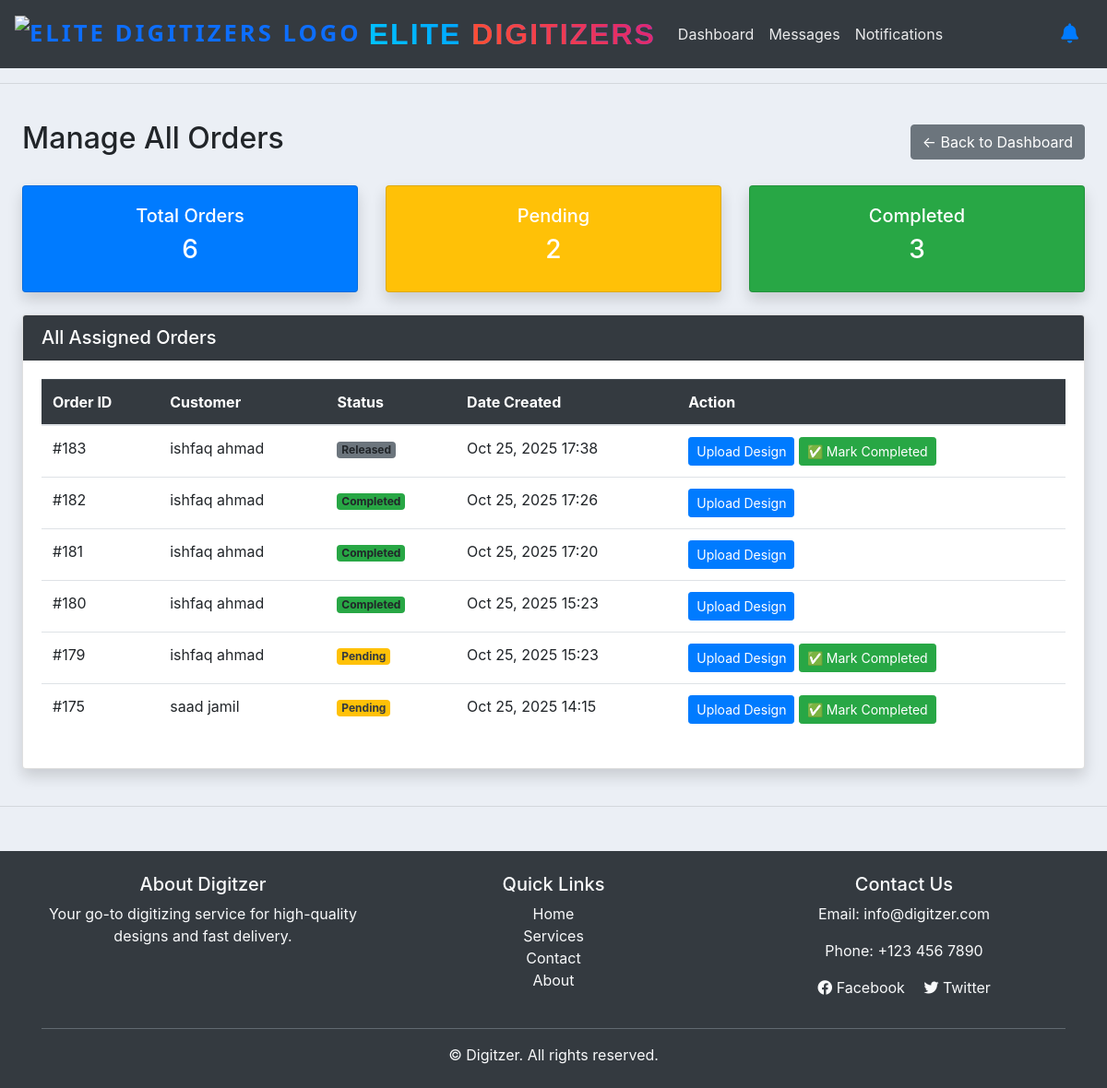
Page /designer/manage-orders/ (signed in) on the committed database.
### accounts/models.py (models this page shows, shortened)
class Order(models.Model):
    STATUS = (
        ('Pending', 'Pending'),
        ('Out for delivery', 'Out for delivery'),
        ('Delivered', 'Delivered'),
        ('Quote Requested', 'Quote Requested'),
        ('Active', 'Active'),
        ('Completed', 'Completed'),
        ('Released', 'Released'),
    )
    ORDER_TYPE = (
        ('Digitizing', 'Digitizing'),
        ('Vector', 'Vector'),
        ('Patch', 'Patch'),
        ('Quote', 'Quote'),
    )
    PAYMENT_STATUS = (
        ('Pending', 'Pending'),
        ('Paid', 'Paid'),
        ('Refunded', 'Refunded'),
    )
    REVIEW_STATUS = (
    ('Pending', 'Pending'),
    ('Approved', 'Approved'),
    ('Rejected', 'Rejected'),
    )
    PLACEMENT_CHOICES = [
        ('Apron', 'Apron'),
        ('Bags', 'Bags'),
        ('Cap', 'Cap'),
        ('Cap Side', 'Cap Side'),
        ('Cap Back', 'Cap Back'),
        ('Chest', 'Chest'),
        ('Gloves', 'Gloves'),
        ('Jacket Back', 'Jacket Back'),
        ('Patches', 'Patches'),
        ('Sleeve', 'Sleeve'),
        ('Towel', 'Towel'),
        ('Visor', 'Visor'),
        ('Other', 'Other'),
    ]
    FABRIC_CHOICES = [
        ('Blanket', 'Blanket'),
        ('Canvas', 'Canvas'),
        ('Canis', 'Canis'),
        ('Cotton Woven', 'Cotton Woven'),
        ('Denim', 'Denim'),
        ('Felt', 'Felt'),
        ('Flannel', 'Flannel'),
        ('Fleece', 'Fleece'),
        ('Leather', 'Leather'),
        ('Nylon', 'Nylon'),
        ('Pique', 'Pique'),
        ('Polyester', 'Polyester'),
        ('Silk', 'Silk'),
        ('Single Jersey', 'Single Jersey'),
        ('Towel', 'Towel'),
        ('Twill', 'Twill'),
        ('Other', 'Other'),
    ]
    FORMAT_CHOICES = [
        ('100', '100'),
        ('cdr', 'cdr'),
        ('cdn', 'cdn'),
        ('dsb', 'dsb'),
        ('dst', 'dst'),
        ('dsz', 'dsz'),
        ('emb', 'emb'),
        ('exp', 'exp'),
        ('jef', 'jef'),
        ('ksm', 'ksm'),
        ('ofm', 'ofm'),
        ('pes', 'pes'),
        ('pxf', 'pxf'),
        ('pof', 'pof'),
        ('tap', 'tap'),
        ('xxx', 'xxx'),
        ('other', 'Other'),
    ]
    customer = models.ForeignKey(Customer, on_delete=models.CASCADE)
    product = models.ForeignKey(Product, null=True, on_delete=models.SET_NULL)
    order_type = models.CharField(max_length=50, choices=ORDER_TYPE, null=True, blank=True)
    date_created = models.DateTimeField(auto_now_add=True, null=True)
    status = models.CharField(max_length=200, null=True, choices=STATUS)
    Additional_information = models.TextField(blank=True, null=True)
    design_file = models.FileField(upload_to='designs/', null=True, blank=True)
    invoice_file = models.FileField(upload_to='invoices/', null=True, blank=True)
    quantity = models.PositiveIntegerField(default=1)
    fabric_material = models.CharField(max_length=100, blank=True, null=True, choices=FABRIC_CHOICES)
    Required_Format = models.CharField(max_length=100, blank=True, null=True, default='DST', choices=FORMAT_CHOICES)
    urgent = models.BooleanField(default=False)
    price = models.DecimalField(max_digits=10, decimal_places=2, blank=True, null=True, default=0.00)
    Height = models.CharField(max_length=100, blank=True, null=True, default='standard')
    Width = models.CharField(max_length=100, blank=True, null=True, default='standard')
    total_colors = models.PositiveIntegerField(null=True ,blank=True)
    turnaround_time = models.CharField(max_length=100, blank=True, null=True)
    placement = models.CharField(max_length=100, blank=True, null=True, choices=PLACEMENT_CHOICES)
    released = models.BooleanField(default=False)  # For release_projects
    payment_status = models.CharField(max_length=20, choices=PAYMENT_STATUS, default='Pending')  # For follow-up payments
    date_completed = models.DateTimeField(null=True, blank=True)  # Optional: track completion time
    review_status = models.CharField(max_length=20, choices=REVIEW_STATUS, default='Pending')
    review_comment = models.TextField(blank=True, null=True)
    design_file = models.FileField(upload_to='designs/', blank=True, null=True)
    assigned_designer = models.ForeignKey(User, on_delete=models.SET_NULL, null=True, blank=True, related_name='designer_orders')

class Customer(models.Model):
    user = models.OneToOneField(
        User, null=True, blank=True,
        on_delete=models.CASCADE,
        related_name="customer_profile"
    )
    name = models.CharField(max_length=200)
    designer = models.ForeignKey(
        'Designer', null=True, blank=True,
        on_delete=models.SET_NULL,
        related_name='orders'
    )
    profile_pic = models.ImageField(
        upload_to='profile_pics/',
        null=True,
        blank=True,
        default='profile_pics/default.png'
    )
    sales_rep = models.ForeignKey('SalesRepresentative', null=True, blank=True, on_delete=models.SET_NULL)
    phone = models.CharField(max_length=200)
    email = models.CharField(max_length=200)
    date_created = models.DateTimeField(auto_now_add=True, null=True)

### accounts/views.py (the view)
# urls.py: path("designer/manage-orders/", views.designer_manage_orders, name="design_manage_orders"),   #this
@login_required
def designer_manage_orders(request):
    all_orders = Order.objects.filter(assigned_designer=request.user)
    status = request.GET.get('status', None)
    orders = all_orders.order_by('-date_created')
    if status:
        orders = orders.filter(status=status)
    counts = {
        'total': all_orders.count(),
        'pending': all_orders.filter(status='Pending').count(),
        'completed': all_orders.filter(status='Completed').count()
    }
    return render(request, 'accounts/design_manage_orders.html', {
        'orders': orders,
        'status_filter': status,
        'counts': counts
    })

### templates/accounts/design_manage_orders.html
{% extends 'accounts/main.html' %}
{% block content %}
<div class="container-fluid p-4">
    <div class="d-flex justify-content-between align-items-center mb-4">
        <h2>Manage All Orders</h2>
        <a href="{% url 'designer-dashboard' %}" class="btn btn-secondary">
            ← Back to Dashboard
        </a>
    </div>
    <div class="row mb-4">
        <div class="col-md-4">
            <div class="card text-white bg-primary shadow">
                <div class="card-body text-center">
                    <h5>Total Orders</h5>
                    <h3>{{ counts.total }}</h3>
                </div>
            </div>
        </div>
        <div class="col-md-4">
            <div class="card text-white bg-warning shadow">
                <div class="card-body text-center">
                    <h5>Pending</h5>
                    <h3>{{ counts.pending }}</h3>
                </div>
            </div>
        </div>
        <div class="col-md-4">
            <div class="card text-white bg-success shadow">
                <div class="card-body text-center">
                    <h5>Completed</h5>
                    <h3>{{ counts.completed }}</h3>
                </div>
            </div>
        </div>
    </div>
    <div class="card shadow">
        <div class="card-header bg-dark text-white">
            <h5 class="mb-0">All Assigned Orders</h5>
        </div>
        <div class="card-body">
            <table class="table table-hover align-middle">
                <thead class="table-dark">
                    <tr>
                        <th>Order ID</th>
                        <th>Customer</th>
                        <th>Status</th>
                        <th>Date Created</th>
                        <th>Action</th>
                    </tr>
                </thead>
                <tbody>
                    {% for order in orders %}
                    <tr>
                        <td>#{{ order.id }}</td>
                        <td>{{ order.customer.name }}</td>
                        <td>
                            {% if order.status == "Pending" %}
                                <span class="badge bg-warning text-dark">Pending</span>
                            {% elif order.status == "Completed" %}
                                <span class="badge bg-success">Completed</span>
                            {% else %}
                                <span class="badge bg-secondary">{{ order.status }}</span>
                            {% endif %}
                        </td>
                        <td>{{ order.date_created|date:"M d, Y H:i" }}</td>
                        <td>
                            <a href="{% url 'upload_design' order.id %}" class="btn btn-primary btn-sm">
                                Upload Design
                            </a>
                            {% if order.status != "Completed" %}
                                <a href="{% url 'mark-design-completed' order.id %}" class="btn btn-success btn-sm ms-1">
                                    ✅ Mark Completed
                                </a>
                            {% endif %}
                        </td>
                    </tr>
                    {% empty %}
                    <tr>
                        <td colspan="5" class="text-center">No assigned orders found.</td>
                    </tr>
                    {% endfor %}
                </tbody>
            </table>
        </div>
    </div>
</div>
{% endblock %}

### static/css/main.css (style rules this page uses)
body { background-color: #ebeff5; }

### rows in the picture
Order: id "183", customer.name "ishfaq ahmad", status "Released", date_created "Oct 25, 2025 17:38", shows "✅ Mark Completed"
Order: id "182", customer.name "ishfaq ahmad", status "Completed", date_created "Oct 25, 2025 17:26"
Order: id "181", customer.name "ishfaq ahmad", status "Completed", date_created "Oct 25, 2025 17:20"
Order: id "180", customer.name "ishfaq ahmad", status "Completed", date_created "Oct 25, 2025 15:23"
Order: id "179", customer.name "ishfaq ahmad", status "Pending", date_created "Oct 25, 2025 15:23"
Order: id "175", customer.name "saad jamil", status "Pending", date_created "Oct 25, 2025 14:15"

### other values in the picture
{{ counts.total }} "6"
{{ counts.pending }} "2"
{{ counts.completed }} "3"
